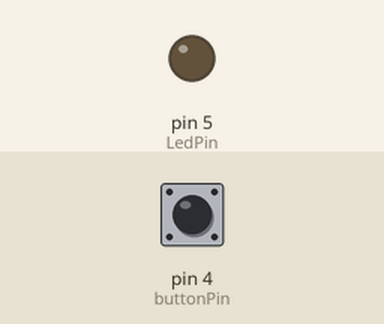
Recording of a sketch running on a simulated Arduino Uno, built with avr-gcc and run on an emulated ATmega328P. On the bench: output pins drawn as LEDs (lit = HIGH). The inputs (shaded band) are chosen by the test bench; at power-on: pin 4 (buttonPin) LOW.

Above: at 1.2 s.
1.3 s: pin 4 (buttonPin) pulled HIGH for 3.2 s
At 5.6 s:
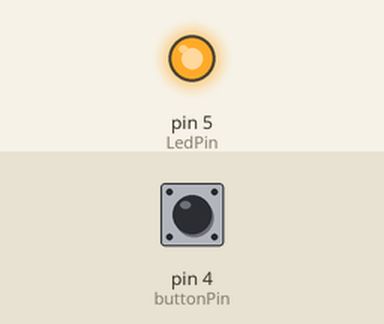
6.0 s: pin 4 (buttonPin) pulled HIGH for 0.15 s
At 7.0 s:
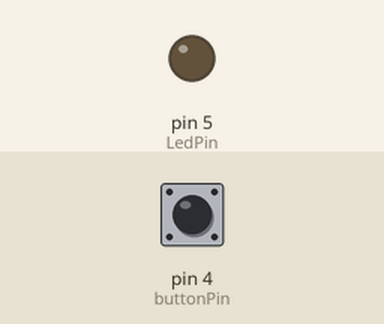
Timing chart, 0 to 9.0 s (numbered marks = the images above; inputs shaded):
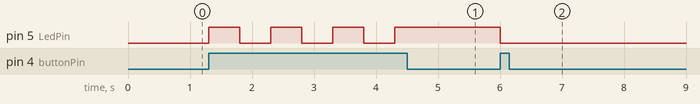

Measured:
- after the input at 1.3 s, pin 5 (LedPin): alternates HIGH for 0.50 s and LOW for 0.50 s, 7 changes in all, then stays HIGH, starting at once
- after the input at 6.0 s, pin 5 (LedPin): HIGH → LOW at once

The sketch:

buttonLED.ino
```cpp
const int buttonPin = 4; // Set the pin connected with button
const int LedPin = 5;
int buttonState = 0;
int old = 0;


void setup() {
  pinMode(buttonPin, INPUT); // initialize the pushbutton pin as an input
  pinMode(LedPin, OUTPUT);
  Serial.begin(115200);
}

void loop() {
  buttonState = digitalRead(buttonPin);
  if(buttonState==1){
    if(old ==1){
      old = 0;
    }else{
      old = 1;
    }
      Light(old);
       delay(500);
  }

 // Serial.println(buttonState);

}

void Light(int n){
    digitalWrite(LedPin, n);
}
```
